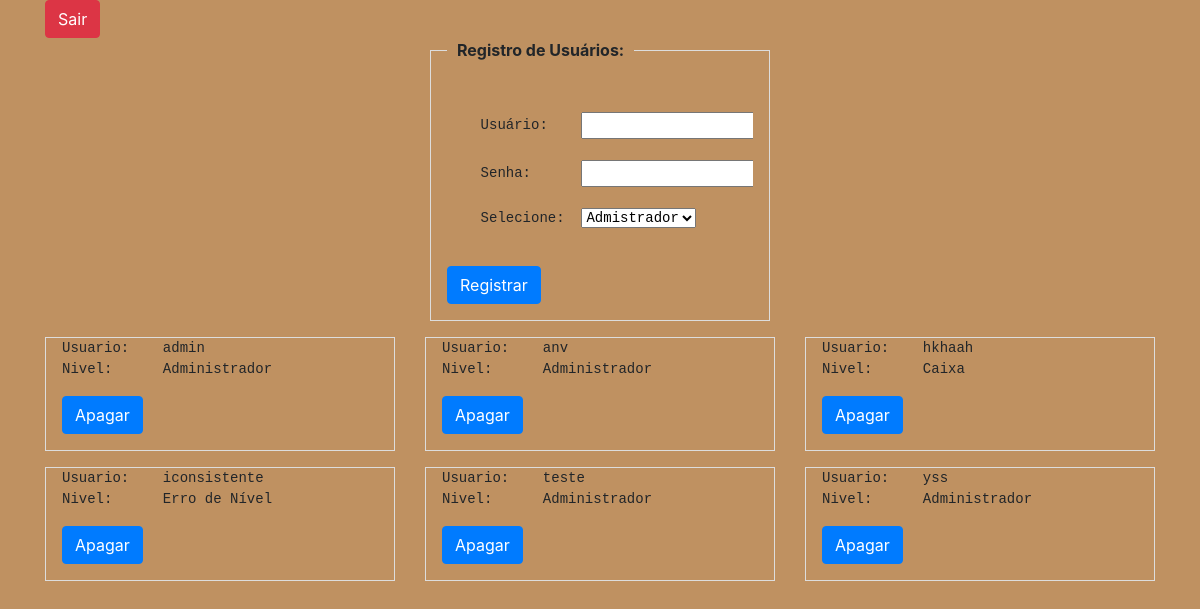
Screenshot of /usuario.php with the database file from the repository.
### tables this page shows
CREATE TABLE `usuarios` (
  `login` varchar(15) NOT NULL,
  `senha` varchar(15) NOT NULL,
  `nivel` int(1) NOT NULL
);

### variaveis.php (called while the page is built, shortened)
<?php
    $administrador=1;
    $caixa=2;
    $sair = "sair.php";
?>

### usuario.php (the view, shortened to what this page needs)
<?php
    require 'head.php';
?>
<?php
require_once 'senhas_admin.php';
require_once 'variaveis.php';
$conexão = new mysqli($servidor, $usuario, $senha, $bd);
$tab = "usuarios";
$arq = "usuario.php";
?>
<?php
    echo <<<_SAIR
        <div class="row">
            <div class="col-md-12">
                <form name = "sair" action="$sair" method="post">
                    <button type="submit" name="button" class="btn btn-danger">Sair</button>
                </form>
            </div>
        </div>
    _SAIR;
?>
<?php
echo <<< _HTMLCONTENT
<div class="container-fluid">
	<div class="row">
		<div class="col-md-4">
		</div>
		<div class="col-md-4">
        <fieldset class="scheduler-border">
        <legend class="scheduler-border">Registro de Usuários:</legend>
        <pre>
        <form action="$arq" method="post">
    Usuário:    <input type="text" name="usuario">
    Senha:      <input type="text" name="senha">
    Selecione:  <select name="privilegio" id="privilegio">
                        <option value=1>Admistrador</option>
                        <option value=2>Caixa</option>
                    </select>
                    </pre>
            <button type="submit" name="button" class="btn btn-primary">Registrar</button>
        </form>
        </fieldset>
		</div>
		<div class="col-md-4">
		</div>
	</div>
</div>
_HTMLCONTENT;
?>
<?php
$query = "SELECT * FROM $tab";
$resultado = $conexão->query($query);
$linhas = $resultado->num_rows;
		echo '<div class="row">';
for ($j = 0; $j < $linhas; ++$j) {
    $resultado->data_seek($j);
    $linha = $resultado->fetch_array(MYSQLI_NUM);
    if ($linha[2] == $administrador)
        $nivel = "Administrador";
    elseif ($linha[2] == $caixa)
        $nivel = "Caixa";
    else
        $nivel = "Erro de Nível";
    echo <<<_END
        <div class="col-md-4">
	        <fieldset class="scheduler-border">
    <pre>
Usuario:    $linha[0]
Nivel:      $nivel
</pre>
	<form action="$arq" method="post">
	<input type="hidden" name="apagar" value="yes">
	<input type="hidden" name="usuario" value="$linha[0]">
	<button type="submit" name="button" class="btn btn-primary">Apagar</button>
	</form>
        </div>
_END;
if((($j+1)%3)==0)
{
    echo <<<_DIV
        </div>
        <div class="row">
    _DIV;
}
}
        echo <<<_DIV
            </div>
        _DIV;
?>
<?php
    require 'footer.php';
?>

### css/css.css (style rules this page uses)
body, html { margin: 0; padding: 0; height: 100%; background: #bf9161 !important; }
fieldset.scheduler-border { border: 1px groove #ddd !important; padding: 0 1em 1em 1em !important; margin: 0 0 1em 0 !important; -webkit-box-shadow: 0px 0px 0px 0px #000; box-shadow: 0px 0px 0px 0px #000; }
legend.scheduler-border { font-size: 1em !important; font-weight: bold !important; text-align: left !important; width: auto; padding: 0 10px; border-bottom: none; }

### rows the page displays
usuarios: login "admin", nivel "Administrador"
usuarios: login "anv", nivel "Administrador"
usuarios: login "hkhaah", nivel "Caixa"
usuarios: login "iconsistente", nivel "Erro de Nível"
usuarios: login "teste", nivel "Administrador"
usuarios: login "yss", nivel "Administrador"
